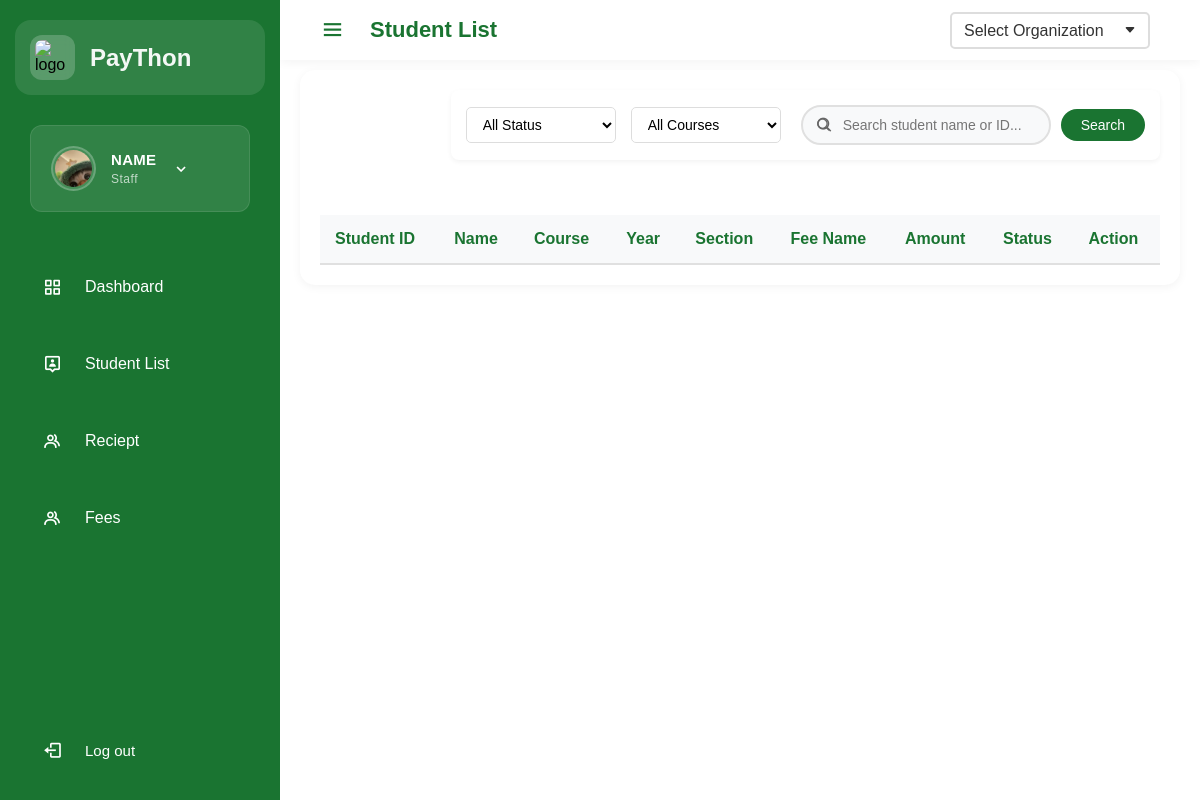
/staff_student.php, run on an earlier commit of the app's database.
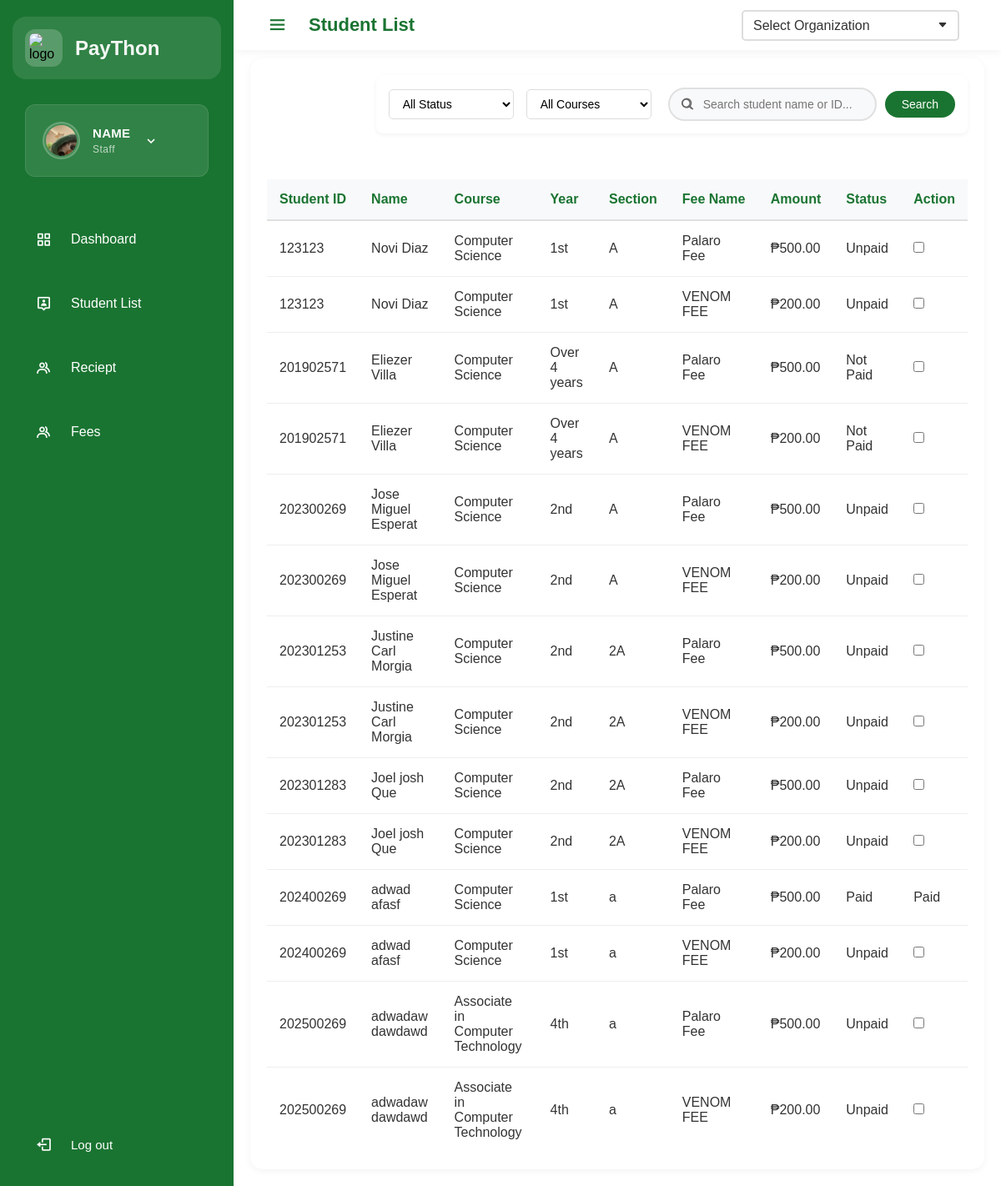
And on a later commit of the database.
### tables this page shows
CREATE TABLE `account` (
  `StudentID` int(11) NOT NULL,
  `first_name` varchar(255) NOT NULL,
  `last_name` varchar(255) NOT NULL,
  `MI` varchar(11) NOT NULL,
  `WmsuEmail` varchar(255) NOT NULL,
  `Password` varchar(255) NOT NULL,
  `role` enum('student','staff','admin','') NOT NULL,
  `Course` enum('Computer Science','Information Technology','Associate in Computer Technology','Application Development') NOT NULL,
  `Year` enum('1st','2nd','3rd','4th','Over 4 years','') NOT NULL,
  `Section` varchar(255) NOT NULL,
  `isstaff` smallint(6) NOT NULL,
  `isadmin` smallint(6) NOT NULL
);

CREATE TABLE `fees` (
  `FeeID` int(11) NOT NULL,
  `OrgID` varchar(100) NOT NULL,
  `FeeName` varchar(255) NOT NULL,
  `Amount` int(6) NOT NULL,
  `DueDate` date NOT NULL,
  `Description` text NOT NULL
);

CREATE TABLE `student_fees` (
  `studentID` int(11) NOT NULL,
  `feeID` int(11) NOT NULL,
  `paymentStatus` enum('Paid','Not Paid','Pending') NOT NULL
);

### studentfees.class.php (called while the page is built, shortened)
<?php
require_once "database.class.php";
class StudentFee {
    protected $db;
    function __construct() {
        $this->db = new Database();
    }
    public function getStudentFeesWithDetails($organizationId = null) {
        try {
            $sql = "SELECT
                    a.StudentID as studentID,
                    a.first_name,
                    a.last_name,
                    a.Course,
                    a.Year,
                    a.Section,
                    f.FeeID,
                    f.FeeName,
                    f.Amount
                FROM account a, fees f";
            if ($organizationId) {
                $sql .= " WHERE f.OrgID = :orgId";
                $qry = $this->db->connect()->prepare($sql);
                $qry->execute([':orgId' => $organizationId]);
            } else {
                $qry = $this->db->connect()->prepare($sql);
                $qry->execute();
            }
            return $qry->fetchAll(PDO::FETCH_ASSOC);
        } catch (PDOException $e) {
            error_log("Error in getStudentFeesWithDetails: " . $e->getMessage());
            return [];
        }
    }
    public function getStudentFeeStatus($studentId, $feeId) {
        try {
            $sql = "SELECT paymentStatus FROM student_fees
                    WHERE studentID = :studentId
                    AND feeID = :feeId";
            $qry = $this->db->connect()->prepare($sql);
            $qry->execute([
                ':studentId' => $studentId,
                ':feeId' => $feeId
            ]);
            $result = $qry->fetch(PDO::FETCH_ASSOC);
            return $result ? $result['paymentStatus'] : 'Unpaid';
        } catch (PDOException $e) {
            error_log("Error getting fee status: " . $e->getMessage());
            return 'Unpaid';
        }
    }
}
?>

### database.class.php (called while the page is built, shortened)
<?php
class Database {
    function connect() {
        try {
            $this->db = new PDO("mysql:host=localhost;dbname=PMS1", "root", "");
            $this->db->setAttribute(PDO::ATTR_ERRMODE, PDO::ERRMODE_EXCEPTION);
            return $this->db;
        } catch(PDOException $e) {
            die("Database connection failed: " . $e->getMessage());
        }
    }
}
?>

### staff_student.php (the view, shortened to what the changed rows need)
<?php
require_once 'classes/Organization.php';
require_once 'studentfees.class.php';
$studentFeeObj = new StudentFee();
$selectedOrgId = isset($_GET['org']) ? $_GET['org'] : null;
$studentFees = $studentFeeObj->getStudentFeesWithDetails($selectedOrgId);
?>
<!DOCTYPE html>
<html lang="en">
<head>
    <link rel="stylesheet" href="css/staffbar.css">
    <link rel="stylesheet" href="css/staff_table.css">
    <link href='https://unpkg.com/boxicons@2.0.7/css/boxicons.min.css' rel='stylesheet'>
</head>
<body>
    <?php include 'staffbar.php'; ?>
    <div class="content-wrapper">
        <div class="table-container">
            <div class="table-wrapper">
                <table class="custom-table">
                    <thead>
                        <tr>
                            <th>Student ID</th>
                            <th>Name</th>
                            <th>Course</th>
                            <th>Year</th>
                            <th>Section</th>
                            <th>Fee Name</th>
                            <th>Amount</th>
                            <th>Status</th>
                            <th>Action</th>
                        </tr>
                    </thead>
                    <tbody>
                        <?php foreach ($studentFees as $fee):
                            $status = $studentFeeObj->getStudentFeeStatus($fee['studentID'], $fee['FeeID']);
                        ?>
                            <tr>
                                <td><?php echo htmlspecialchars($fee['studentID']); ?></td>
                                <td><?php echo htmlspecialchars($fee['first_name'] . ' ' . $fee['last_name']); ?></td>
                                <td><?php echo htmlspecialchars($fee['Course']); ?></td>
                                <td><?php echo htmlspecialchars($fee['Year']); ?></td>
                                <td><?php echo htmlspecialchars($fee['Section']); ?></td>
                                <td><?php echo htmlspecialchars($fee['FeeName']); ?></td>
                                <td>₱<?php echo number_format($fee['Amount'], 2); ?></td>
                                <td><?php echo htmlspecialchars($status); ?></td>
                                <td>
                                    <?php if ($status !== 'Paid'): ?>
                                        <label class="checkbox-container">
                                            <input type="checkbox" onchange="updateStatus(this, '<?php echo $fee['studentID']; ?>')">
                                        </label>
                                    <?php else: ?>
                                        <span class="paid-status">Paid</span>
                                    <?php endif; ?>
                                </td>
                            </tr>
                        <?php endforeach; ?>
                    </tbody>
                </table>
            </div>
        </div>
    </div>
</body>
</html>

What changed in the data, as far as the page shows it:
added account: StudentID "123123", first_name+last_name "Novi Diaz", Course "Computer Science", Year "1st", Section "A", fees.FeeName "Palaro Fee", fees.Amount "500.00", status "Unpaid", fees.FeeName "VENOM FEE", fees.Amount "200.00"
added account: StudentID "201902571", first_name+last_name "Eliezer Villa", Course "Computer Science", Year "Over 4 years", Section "A", fees.FeeName "Palaro Fee", fees.Amount "500.00", StudentID.paymentStatus "Not Paid", fees.FeeName "VENOM FEE", fees.Amount "200.00"
now on this page (row edited): account: StudentID "202300269", first_name+last_name "Jose Miguel Esperat", Course "Computer Science", Year "2nd", Section "A", fees.FeeName "Palaro Fee", fees.Amount "500.00", status "Unpaid", fees.FeeName "VENOM FEE", fees.Amount "200.00"
now on this page (row edited): account: StudentID "202301253", first_name+last_name "Justine Carl Morgia", Course "Computer Science", Year "2nd", Section "2A", fees.FeeName "Palaro Fee", fees.Amount "500.00", status "Unpaid", fees.FeeName "VENOM FEE", fees.Amount "200.00"
now on this page (row edited): account: StudentID "202301283", first_name+last_name "Joel josh Que", Course "Computer Science", Year "2nd", Section "2A", fees.FeeName "Palaro Fee", fees.Amount "500.00", status "Unpaid", fees.FeeName "VENOM FEE", fees.Amount "200.00"
added account: StudentID "202400269", first_name+last_name "adwad afasf", Course "Computer Science", Year "1st", Section "a", fees.FeeName "Palaro Fee", fees.Amount "500.00", StudentID.paymentStatus "Paid", fees.FeeName "VENOM FEE", fees.Amount "200.00", status "Unpaid"
added account: StudentID "202500269", first_name+last_name "adwadaw dawdawd", Course "Associate in Computer Technology", Year "4th", Section "a", fees.FeeName "Palaro Fee", fees.Amount "500.00", status "Unpaid", fees.FeeName "VENOM FEE", fees.Amount "200.00"
